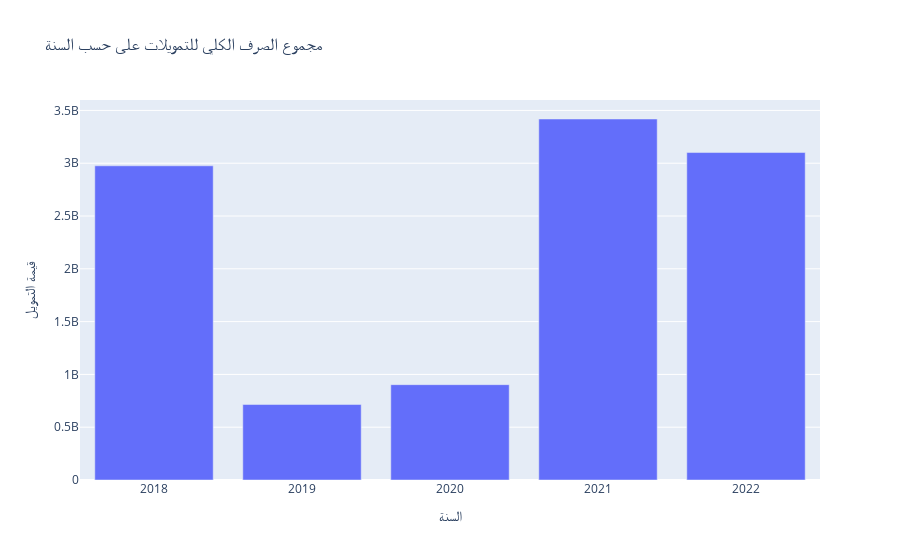

The notebook cell this image was saved under:
### Code cell
df1 = data.groupby(["السنة"]).sum().reset_index(level=[0])
fig = px.bar(df1, x="السنة", y="قيمة_التمويل", title="مجموع الصرف الكلي للتمويلات على حسب السنة",
                labels={
                    "قيمة_التمويل": "قيمة التمويل"
                }
                )
fig.show()

### Figure 1 — Plotly figure (JSON) as saved in the notebook; plotly's stock layout.template omitted (floating-point values rounded to 4 significant figures)
{"data": [{"alignmentgroup": "True", "hovertemplate": "السنة=%{x}<br>قيمة التمويل=%{y}<extra></extra>", "legendgroup": "", "marker": {"color": "#636efa", "pattern": {"shape": ""}}, "name": "", "offsetgroup": "", "orientation": "v", "showlegend": false, "textposition": "auto", "type": "bar", "x": [2018, 2019, 2020, 2021, 2022], "xaxis": "x", "y": [2975590538, 714856190, 902883278, 3419000000.0, 3101128172], "yaxis": "y"}], "layout": {"barmode": "relative", "legend": {"tracegroupgap": 0}, "title": {"text": "مجموع الصرف الكلي للتمويلات على حسب السنة"}, "xaxis": {"anchor": "y", "domain": [0, 1], "title": {"text": "السنة"}}, "yaxis": {"anchor": "x", "domain": [0, 1], "title": {"text": "قيمة التمويل"}}}}
